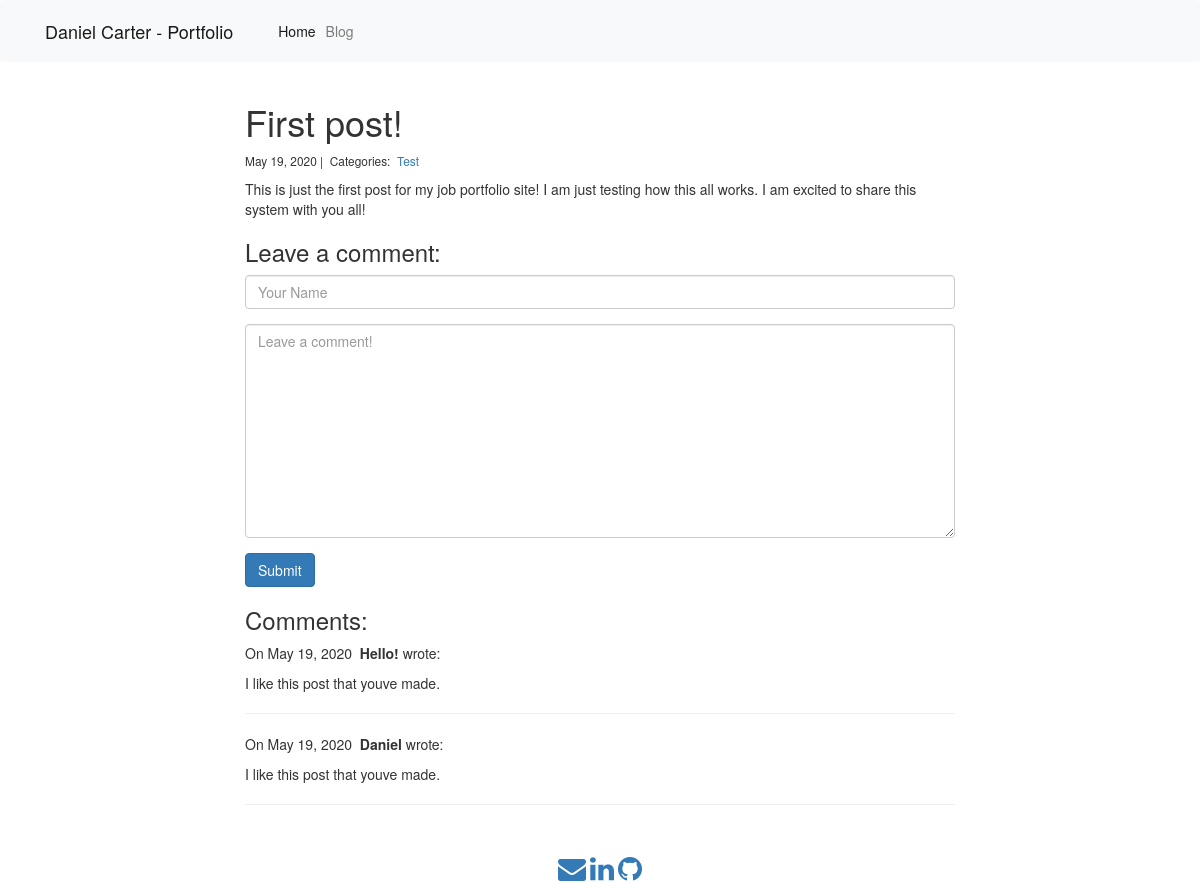
Page /blog/1/ on the committed database.
### blog/models.py (models this page shows, shortened)
class Post(models.Model):
    title = models.CharField(max_length=255)
    body = models.TextField()
    created_on = models.DateTimeField(auto_now_add=True)
    last_modified = models.DateTimeField(auto_now=True)
    categories = models.ManyToManyField('Category', related_name='posts')

class Category(models.Model):
    name = models.CharField(max_length=20)

class Comment(models.Model):
    author = models.CharField(max_length=60)
    body = models.TextField()
    created_on = models.DateTimeField(auto_now_add=True)
    post = models.ForeignKey('Post', on_delete=models.CASCADE)

### blog/views.py (the view, shortened to what this page needs)
# urls.py: path("<int:pk>/", views.blog_detail, name="blog_detail"),
def blog_detail(request, pk):
    post = Post.objects.get(pk=pk)
    form = CommentForm()
    comments = Comment.objects.filter(post=post)
    context = {
        "post": post,
        "comments": comments,
        "form": form,
    }
    return render(request, "blog_detail.html", context)

### blog/forms.py
class CommentForm(forms.Form):
    author = forms.CharField(
        max_length=60,
        widget=forms.TextInput(attrs={
            "class": "form-control",
            "placeholder": "Your Name"
        })
    )
    body = forms.CharField(widget=forms.Textarea(
        attrs={
            "class": "form-control",
            "placeholder": "Leave a comment!"
        })
    )

### templates/blog_detail.html (shortened to what this page needs)
{% extends "base.html" %}
{% block page_content %}
<div class="col-md-8 offset-md-2">
    <h1>{{ post.title }}</h1>
    <small>
        {{ post.created_on.date }} |&nbsp;
        Categories:&nbsp;
        {% for category in post.categories.all %}
        <a href="{% url 'blog_category' category.name %}">
            {{ category.name }}
        </a>&nbsp;
        {% endfor %}
    </small>
    <p>{{ post.body | linebreaks }}</p>
    <h3>Leave a comment:</h3>
    <form action="/blog/{{ post.pk }}/" method="post">
        <div class="form-group">
            {{ form.author }}
        </div>
        <div class="form-group">
            {{ form.body }}
        </div>
        <button type="submit" class="btn btn-primary">Submit</button>
    </form>
    <h3>Comments:</h3>
    {% for comment in comments %}
    <p>
        On {{comment.created_on.date }}&nbsp;
        <b>{{ comment.author }}</b> wrote:
    </p>
    <p>{{ comment.body }}</p>
    <hr>
    {% endfor %}
</div>
{% endblock %}

### rows in the picture
Post: title "First post!", created_on "May 19, 2020", body "This is just the first post for my job portfolio site! I am just testing how this all works. I am excited to share this system with you all!"
Category: name "Test"
Comment: created_on "May 19, 2020", author "Hello!", body "I like this post that youve made."
Comment: created_on "May 19, 2020", author "Daniel", body "I like this post that youve made."
